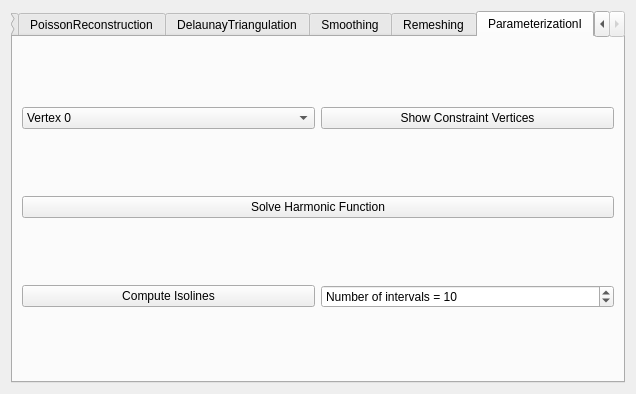
<?xml version="1.0" encoding="UTF-8"?>
<ui version="4.0">
 <class>DGPExerciseToolbarBase</class>
 <widget class="QWidget" name="DGPExerciseToolbarBase">
  <property name="geometry">
   <rect>
    <x>0</x>
    <y>0</y>
    <width>636</width>
    <height>394</height>
   </rect>
  </property>
  <property name="windowTitle">
   <string>DGP</string>
  </property>
  <layout class="QGridLayout" name="gridLayout_3">
   <item row="0" column="0">
    <widget class="QTabWidget" name="tabWidget">
     <property name="currentIndex">
      <number>8</number>
     </property>
     <widget class="QWidget" name="EigenTutorial">
      <attribute name="title">
       <string>EigenTutorial</string>
      </attribute>
      <layout class="QGridLayout" name="gridLayout">
       <item row="0" column="0">
        <widget class="QPushButton" name="solve_sls_pb">
         <property name="text">
          <string>Solve Sparse Linear System</string>
         </property>
        </widget>
       </item>
      </layout>
     </widget>
     <widget class="QWidget" name="IsoContouring">
      <attribute name="title">
       <string>IsoContouring</string>
      </attribute>
      <layout class="QGridLayout" name="gridLayout_2">
       <item row="1" column="0">
        <widget class="QPushButton" name="show_iso_pb">
         <property name="text">
          <string>Show Iso-value and Level Set</string>
         </property>
        </widget>
       </item>
       <item row="0" column="0">
        <widget class="QComboBox" name="function_cb">
         <item>
          <property name="text">
           <string>F(x,y)=sqrt(x*x + y*y) −1=0</string>
          </property>
         </item>
         <item>
          <property name="text">
           <string>F(x,y)=y*y−sin(x*x)=0</string>
          </property>
         </item>
         <item>
          <property name="text">
           <string>F(x,y)=sin(2x+2y)−cos(4x*y)+1=0</string>
          </property>
         </item>
         <item>
          <property name="text">
           <string>F(x,y)=pow((3x*x −y*y), 2)*y*y −pow((x*x +y*y), 4)=0</string>
          </property>
         </item>
        </widget>
       </item>
      </layout>
     </widget>
     <widget class="QWidget" name="CurveSmoothing">
      <attribute name="title">
       <string>CurveSmoothing</string>
      </attribute>
      <layout class="QGridLayout" name="gridLayout_4">
       <item row="0" column="0" colspan="2">
        <widget class="QGroupBox" name="groupBox">
         <property name="title">
          <string>Generate Curve</string>
         </property>
         <layout class="QGridLayout" name="gridLayout_5">
          <item row="1" column="0">
           <widget class="QSpinBox" name="num_vertices_sb">
            <property name="prefix">
             <string>curve vertex number = </string>
            </property>
            <property name="minimum">
             <number>2</number>
            </property>
            <property name="maximum">
             <number>10000</number>
            </property>
            <property name="value">
             <number>30</number>
            </property>
           </widget>
          </item>
          <item row="1" column="1">
           <widget class="QPushButton" name="gen_curve_pb">
            <property name="text">
             <string>Generate Curve</string>
            </property>
           </widget>
          </item>
         </layout>
        </widget>
       </item>
       <item row="1" column="0" colspan="2">
        <widget class="QGroupBox" name="groupBox_2">
         <property name="title">
          <string>Smooth Curve</string>
         </property>
         <layout class="QGridLayout" name="gridLayout_6">
          <item row="0" column="0">
           <widget class="QSpinBox" name="num_iter_sb">
            <property name="prefix">
             <string>iteration number = </string>
            </property>
            <property name="minimum">
             <number>1</number>
            </property>
            <property name="maximum">
             <number>1000</number>
            </property>
           </widget>
          </item>
          <item row="0" column="1">
           <widget class="QDoubleSpinBox" name="epsilon_dsb">
            <property name="prefix">
             <string>epsilon = </string>
            </property>
            <property name="decimals">
             <number>3</number>
            </property>
            <property name="minimum">
             <double>0.001000000000000</double>
            </property>
            <property name="singleStep">
             <double>0.100000000000000</double>
            </property>
            <property name="value">
             <double>0.001000000000000</double>
            </property>
           </widget>
          </item>
          <item row="1" column="0">
           <widget class="QPushButton" name="lpl_smoothing_pb">
            <property name="text">
             <string>Laplacian Smoothing</string>
            </property>
           </widget>
          </item>
          <item row="1" column="1">
           <widget class="QPushButton" name="osc_smoothing_pb">
            <property name="text">
             <string>Osculating Circle Smoothing</string>
            </property>
           </widget>
          </item>
         </layout>
        </widget>
       </item>
      </layout>
     </widget>
     <widget class="QWidget" name="NormalAndCurvature">
      <attribute name="title">
       <string>NormalAndCurvature</string>
      </attribute>
      <layout class="QGridLayout" name="gridLayout_7">
       <item row="1" column="0">
        <widget class="QGroupBox" name="groupBox_4">
         <property name="title">
          <string>Curvature</string>
         </property>
         <layout class="QGridLayout" name="gridLayout_9">
          <item row="0" column="0">
           <widget class="QComboBox" name="curvature_type_cb">
            <item>
             <property name="text">
              <string>Uniform Laplacian</string>
             </property>
            </item>
            <item>
             <property name="text">
              <string>Laplace-Beltrami</string>
             </property>
            </item>
            <item>
             <property name="text">
              <string>Gaussian</string>
             </property>
            </item>
           </widget>
          </item>
          <item row="0" column="1">
           <widget class="QPushButton" name="show_curvature_pb">
            <property name="text">
             <string>Show Curvature</string>
            </property>
           </widget>
          </item>
         </layout>
        </widget>
       </item>
       <item row="0" column="0">
        <widget class="QGroupBox" name="groupBox_3">
         <property name="title">
          <string>Normal</string>
         </property>
         <layout class="QGridLayout" name="gridLayout_8">
          <item row="0" column="0">
           <widget class="QComboBox" name="normal_type_cb">
            <item>
             <property name="text">
              <string>Constant weights</string>
             </property>
            </item>
            <item>
             <property name="text">
              <string>Area weights</string>
             </property>
            </item>
            <item>
             <property name="text">
              <string>Angle weights</string>
             </property>
            </item>
           </widget>
          </item>
          <item row="0" column="1">
           <widget class="QPushButton" name="show_normal_pb">
            <property name="text">
             <string>Show Normal</string>
            </property>
           </widget>
          </item>
         </layout>
        </widget>
       </item>
       <item row="2" column="0">
        <widget class="QGroupBox" name="groupBox_5">
         <property name="title">
          <string>Valence</string>
         </property>
         <layout class="QGridLayout" name="gridLayout_14">
          <item row="0" column="0">
           <widget class="QPushButton" name="show_valence_pb">
            <property name="text">
             <string>Show Valence</string>
            </property>
           </widget>
          </item>
         </layout>
        </widget>
       </item>
      </layout>
     </widget>
     <widget class="QWidget" name="PoissonReconstruction">
      <attribute name="title">
       <string>PoissonReconstruction</string>
      </attribute>
      <layout class="QGridLayout" name="gridLayout_10">
       <item row="0" column="0">
        <widget class="QSpinBox" name="octree_depth_sb">
         <property name="prefix">
          <string>Octree depth = </string>
         </property>
         <property name="minimum">
          <number>1</number>
         </property>
         <property name="maximum">
          <number>20</number>
         </property>
         <property name="value">
          <number>8</number>
         </property>
        </widget>
       </item>
       <item row="0" column="1">
        <widget class="QPushButton" name="poisson_reconstruction_pb">
         <property name="text">
          <string>Poisson Reconstruction</string>
         </property>
        </widget>
       </item>
      </layout>
     </widget>
     <widget class="QWidget" name="DelaunayTriangulation">
      <attribute name="title">
       <string>DelaunayTriangulation</string>
      </attribute>
      <layout class="QGridLayout" name="gridLayout_11">
       <item row="0" column="0">
        <widget class="QPushButton" name="create_initial_mesh_pb">
         <property name="text">
          <string>Create Initial Mesh</string>
         </property>
        </widget>
       </item>
       <item row="0" column="1">
        <widget class="QPushButton" name="set_2DView_pb">
         <property name="text">
          <string>Set 2D View</string>
         </property>
        </widget>
       </item>
      </layout>
     </widget>
     <widget class="QWidget" name="Smoothing">
      <attribute name="title">
       <string>Smoothing</string>
      </attribute>
      <layout class="QGridLayout" name="gridLayout_12">
       <item row="2" column="0" colspan="2">
        <widget class="QPushButton" name="smooth_pb">
         <property name="text">
          <string>Smooth</string>
         </property>
        </widget>
       </item>
       <item row="1" column="0">
        <widget class="QSpinBox" name="iter_sb">
         <property name="prefix">
          <string>Iterations = </string>
         </property>
         <property name="maximum">
          <number>1000</number>
         </property>
         <property name="singleStep">
          <number>1</number>
         </property>
         <property name="value">
          <number>10</number>
         </property>
        </widget>
       </item>
       <item row="1" column="1">
        <widget class="QDoubleSpinBox" name="time_step_dsb">
         <property name="prefix">
          <string>Times step = </string>
         </property>
         <property name="decimals">
          <number>5</number>
         </property>
         <property name="maximum">
          <double>10000.000000000000000</double>
         </property>
         <property name="singleStep">
          <double>0.000010000000000</double>
         </property>
         <property name="value">
          <double>0.000010000000000</double>
         </property>
        </widget>
       </item>
       <item row="4" column="0" colspan="2">
        <widget class="QDoubleSpinBox" name="coefficient_dsb">
         <property name="prefix">
          <string>Feature enhancement coefficient = </string>
         </property>
         <property name="value">
          <double>2.000000000000000</double>
         </property>
        </widget>
       </item>
       <item row="5" column="0" colspan="2">
        <widget class="QPushButton" name="feature_enhance_pb">
         <property name="text">
          <string>Enhance Feature</string>
         </property>
        </widget>
       </item>
       <item row="0" column="0" colspan="2">
        <widget class="QComboBox" name="method_cb">
         <item>
          <property name="text">
           <string>Uniform Laplician</string>
          </property>
         </item>
         <item>
          <property name="text">
           <string>Cotan Laplacian</string>
          </property>
         </item>
         <item>
          <property name="text">
           <string>Implicit Smoothing</string>
          </property>
         </item>
        </widget>
       </item>
      </layout>
     </widget>
     <widget class="QWidget" name="Remeshing">
      <attribute name="title">
       <string>Remeshing</string>
      </attribute>
      <layout class="QGridLayout" name="gridLayout_13">
       <item row="3" column="0" colspan="2">
        <widget class="QPushButton" name="tan_smooth_pb">
         <property name="text">
          <string>Tangential Smoothing</string>
         </property>
        </widget>
       </item>
       <item row="0" column="1">
        <widget class="QSpinBox" name="remesh_iter_sb">
         <property name="prefix">
          <string>Iterations = </string>
         </property>
         <property name="maximum">
          <number>1000</number>
         </property>
         <property name="value">
          <number>5</number>
         </property>
        </widget>
       </item>
       <item row="0" column="0">
        <widget class="QComboBox" name="remesh_type_cb">
         <item>
          <property name="text">
           <string>Average</string>
          </property>
         </item>
         <item>
          <property name="text">
           <string>Adaptive</string>
          </property>
         </item>
        </widget>
       </item>
       <item row="2" column="0" colspan="2">
        <widget class="QPushButton" name="remesh_pb">
         <property name="text">
          <string>Remeshing</string>
         </property>
        </widget>
       </item>
       <item row="1" column="1">
        <widget class="QDoubleSpinBox" name="target_length_ratio_dsb">
         <property name="prefix">
          <string>Target edge length ratio = </string>
         </property>
         <property name="maximum">
          <double>1000.000000000000000</double>
         </property>
         <property name="value">
          <double>1.000000000000000</double>
         </property>
        </widget>
       </item>
      </layout>
     </widget>
     <widget class="QWidget" name="ParameterizationI">
      <attribute name="title">
       <string>ParameterizationI</string>
      </attribute>
      <layout class="QGridLayout" name="gridLayout_15">
       <item row="0" column="0">
        <widget class="QComboBox" name="vertex_number_cb">
         <item>
          <property name="text">
           <string>Vertex 0</string>
          </property>
         </item>
         <item>
          <property name="text">
           <string>Vertex 1</string>
          </property>
         </item>
        </widget>
       </item>
       <item row="0" column="1">
        <widget class="QPushButton" name="show_constraint_vhs_pb">
         <property name="text">
          <string>Show Constraint Vertices</string>
         </property>
        </widget>
       </item>
       <item row="2" column="0">
        <widget class="QPushButton" name="computer_iso_lines_pb">
         <property name="text">
          <string>Compute Isolines</string>
         </property>
        </widget>
       </item>
       <item row="1" column="0" colspan="2">
        <widget class="QPushButton" name="solve_harmonics_pb">
         <property name="text">
          <string>Solve Harmonic Function</string>
         </property>
        </widget>
       </item>
       <item row="2" column="1">
        <widget class="QSpinBox" name="num_intervals_sb">
         <property name="prefix">
          <string>Number of intervals = </string>
         </property>
         <property name="minimum">
          <number>1</number>
         </property>
         <property name="maximum">
          <number>1000</number>
         </property>
         <property name="singleStep">
          <number>1</number>
         </property>
         <property name="value">
          <number>10</number>
         </property>
        </widget>
       </item>
      </layout>
     </widget>
    </widget>
   </item>
  </layout>
 </widget>
 <resources/>
 <connections/>
</ui>
